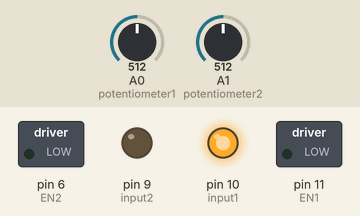
A sketch run on a simulated Arduino Uno, built with avr-gcc and run on an emulated ATmega328P. Parts: switched loads named in the sketch (green lamp = pin HIGH), output pins drawn as LEDs (lit = HIGH). Inputs (shaded band) come from the test bench; at power-on: A1 (potentiometer2) = 512, A0 (potentiometer1) = 512. What the sketch prints to the serial monitor is not drawn.

Above: at 1.2 s.
1.3 s: A1 (potentiometer2) set to 716
At 2.5 s:
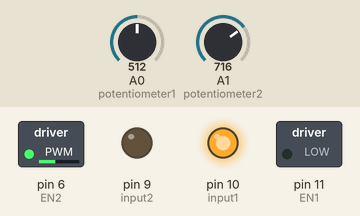
2.8 s: A0 (potentiometer1) set to 716
At 3.5 s:
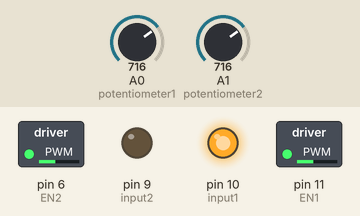
4.3 s: A1 (potentiometer2) set to 900
At 4.8 s:
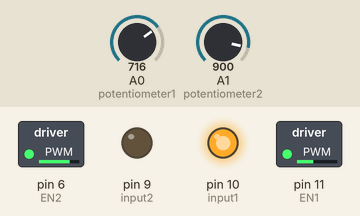
5.8 s: A0 (potentiometer1) set to 900
At 7.0 s:
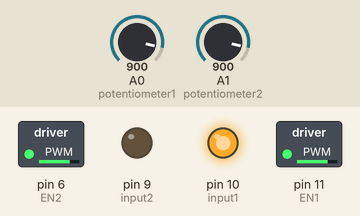
7.3 s: A1 (potentiometer2) set to 501
At 8.2 s:
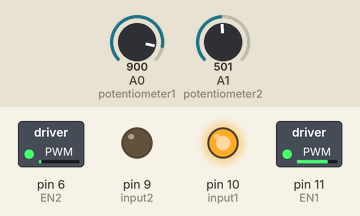
8.8 s: A0 (potentiometer1) set to 511
At 9.3 s:
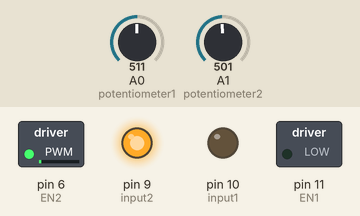
Timing chart, 0 to 11.3 s (numbered marks = the images above; inputs shaded):
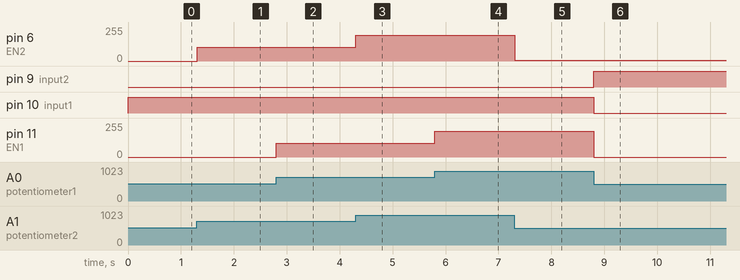

The sketch:

DualMotorHBridge.ino
```cpp
//This code uses an H-bridge to regulate the speed and direction of two DC motors.

const int input1 = 10;
const int input2 = 9;
const int EN1 = 11;
const int potentiometer1 = A0;

const int input3 = 8;
const int input4 = 7;
const int EN2 = 6;
const int potentiometer2 = A1;

int inputSignalOne;
int enableSignalOne;

int inputSignalTwo;
int enableSignalTwo;

void setup() {
  // put your setup code here, to run once:
  Serial.begin(9600);
  pinMode(input1, OUTPUT); //inputs 1 and 2 control motor direction.
  pinMode(input2, OUTPUT);
  pinMode(EN1, OUTPUT); //pwm signal that controls motor speed
  pinMode(potentiometer1, INPUT); //reads potentiometer input

}

void loop() {
  // put your main code here, to run repeatedly:
  inputSignalOne = analogRead(potentiometer1); //takes in potentiometer reading
//  Serial.print(inputSignal);
//  Serial.print("     ");
  //determine which way motor will spin.
  if (inputSignalOne > 511) { //spins motor one way
    digitalWrite(input1, HIGH);
    digitalWrite(input2, LOW);
    enableSignalOne = (inputSignalOne - 512)/2;
  }
  else { //spins motor the other way
    digitalWrite(input1, LOW);
    digitalWrite(input2, HIGH);
    enableSignalOne = (511 - inputSignalOne)/2;
  }
  //Serial.println(enableSignalOne);
  analogWrite(EN1, enableSignalOne);

  //now for the other motor
  inputSignalTwo = analogRead(potentiometer2); //takes in potentiometer reading
  //Serial.print(inputSignalTwo);
  //Serial.print("     ");
  //determine which way motor will spin.
  if (inputSignalTwo > 511) { //spins motor one way
    digitalWrite(input3, HIGH);
    digitalWrite(input4, LOW);
    enableSignalTwo = (inputSignalTwo - 512)/2;
  }
  else { //spins motor the other way
    digitalWrite(input3, LOW);
    digitalWrite(input4, HIGH);
    enableSignalTwo = (511 - inputSignalTwo)/2;
  }
  Serial.println(enableSignalTwo);
  analogWrite(EN2, enableSignalTwo);


}
```

Measured:
- after the input at 1.3 s, pin 6 (EN2): 0/255 → 102/255 at once
- after the input at 2.8 s, pin 11 (EN1): 0/255 → 102/255 at once
- after the input at 4.3 s, pin 6 (EN2): 102/255 → 194/255 at once
- after the input at 5.8 s, pin 11 (EN1): 102/255 → 194/255 at once
- after the input at 7.3 s, pin 6 (EN2): 194/255 → 5/255 at once
- after the input at 8.8 s, pin 9 (input2): LOW → HIGH at once; pin 10 (input1): HIGH → LOW at once; pin 11 (EN1): 194/255 → 0/255 at once
